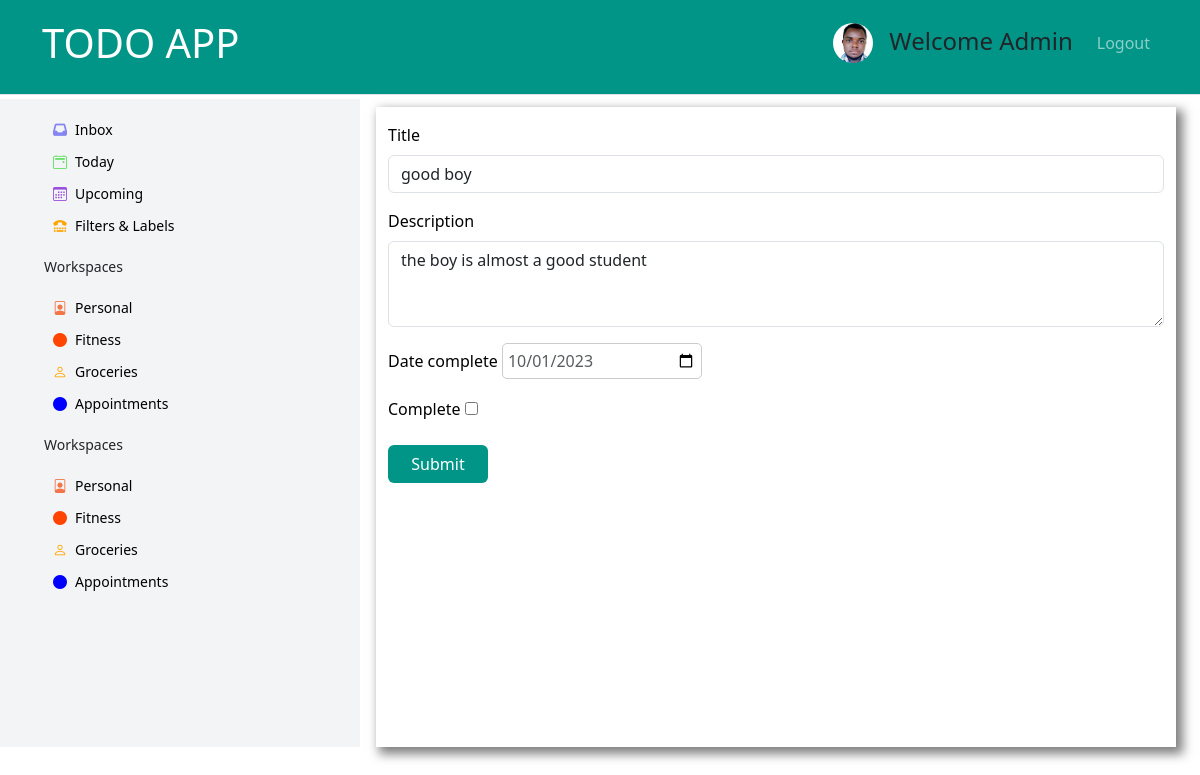
Page /update-task/12/ (signed in) on the committed database.
### myTodo/models.py (models this page shows, shortened)
class Task(models.Model):
    user = models.ForeignKey(User, on_delete=models.CASCADE, null=True, blank=True)
    title = models.CharField(max_length=200)
    description = models.TextField(null=True, blank=True)
    date_complete = models.DateField()
    time = models.TimeField(auto_now=True)
    complete = models.BooleanField(default=False)
    class Meta:
        ordering = ['date_complete','complete']

### myTodo/views.py (the view)
# urls.py: path('update-task/<int:pk>/',TaskUpdate.as_view(), name='updateTask'),
class TaskUpdate(LoginRequiredMixin,UpdateView):
    model = Task
    template_name = "myTodo/input_form.html"
    fields = ['title','description','date_complete', 'complete']
    success_url = reverse_lazy('tasks')
    context_object_name= 'task'

### myTodo/templates/myTodo/input_form.html (shortened to what this page needs)
<!doctype html>
<html lang="en">
  <head>
    <link href="https://cdn.jsdelivr.net/npm/bootstrap@5.3.1/dist/css/bootstrap.min.css" rel="stylesheet">
    <link rel="stylesheet" href="https://cdnjs.cloudflare.com/ajax/libs/font-awesome/6.4.2/css/all.min.css" />
    <link rel="stylesheet" href="https://cdn.jsdelivr.net/npm/bootstrap-icons@1.10.2/font/bootstrap-icons.css">
    <link rel="stylesheet" href="/static/css/style.css">
  </head>
  <body>
    <nav class="navbar navbar-expand-lg navbar-dark border-bottom pb-3 position-sticky" style="background-color: #009587" >
        <div class="container">
            <a href="#" class="navbar-brand fs-1 fw-3 text-uppercase">TODO APP</a>
            <div class="collapse navbar-collapse" id="navbarSupportedContent">
                <ul class="navbar-nav ms-auto mb-2 mb-lg-0">
                    <li class="me-3">
                        <a href=""><img src="/static/image/dman450.jpg" alt="" class="img-height rounded-circle border-3 border-secondary " ></a>
                    </li>
                    <li class="nav-item me-3">
                        <h4 class="nav-list mt-1">Welcome Admin</h4>
                    </li>
                    <li class="nav-item ">
                        <a href="#" class="nav-link">Logout</a>
                    </li>
                </ul>
            </div>
        </div>
    </nav>
    <section class="text-center text-sm-start mt-1">
        <div class="container-fluid">
            <div class="row" style="height: 80vh;">
                <div class="col-2 d-none d-md-block position-sticky bgs" style="background-color:#F3F4F5; width: 30%;">
                    <div>
                    <ul class="mt-3 fw-medium" style="width: 100%; font-size: 14px;">
                        <li class="side-list">
                            <a href="#" class="py-3  rounded-2 w-100 mb-2 side-links"> <i class="fa fa-inbox me-2" style="color: rgb(133, 133, 241);" aria-hidden="true"></i>Inbox</a>
                        </li>
                        <li class="side-list">
                            <a href="#" class="py-3  rounded-2 w-100 mb-2 side-links"><i class="bi bi-calendar2-event me-2" style="color: rgb(97, 224, 97);"></i>Today</a>
                        </li>
                        <li class="side-list">
                            <a href="#" class="py-3  rounded-2 w-100 mb-2 side-links"><i class="bi bi-calendar3 me-2" style="color: rgb(153, 80, 221);"></i>Upcoming</a>
                        </li>
                        <li class="side-list">
                            <a href="#" class="py-3  rounded-2 w-100 mb-2 side-links"><i class="fa fa-tty me-2" style="color: orange;" aria-hidden="true"></i>Filters & Labels</a>
                        </li>
                    </ul>
                    </div>
                    <div class="mt-3">
                        <ul class="fw-medium" style="width: 100%; font-size: 14px;">
                            <p>Workspaces</p>
                            <li class="side-list">
                                <a href="#" class="py-3 w-100 mb-2 side-links"><i class="bi bi-file-person me-2" style="color: rgb(242, 118, 72);"></i>Personal</a>
                            </li>
                            <li class="side-list">
                                <a href="#" class="py-3  rounded-2 w-100 mb-2 side-links"> <i class="bi bi-circle-fill me-2" style="color: orangered;"></i>Fitness</a>
                            </li>
                            <li class="side-list">
                                <a href="#" class="py-3  rounded-2 w-100 mb-2 side-links"><i class="bi bi-person me-2" style="color:orange;"></i>Groceries</a>
                            </li>
                            <li class="side-list">
                                <a href="#" class="py-3  rounded-2 w-100 mb-2 side-links"><i class="bi bi-circle-fill me-2" style="color: blue;"></i>Appointments</a>
                            </li>
                        </ul>
                    </div>
                        <div class="mt-3">
                            <ul class="fw-medium" style="width: 100%; font-size: 14px;">
                                <p>Workspaces</p>
                                <li class="side-list">
                                    <a href="#" class="py-3 w-100 mb-2 side-links"><i class="bi bi-file-person me-2" style="color: rgb(242, 118, 72);"></i>Personal</a>
                                </li>
                                <li class="side-list">
                                    <a href="#" class="py-3  rounded-2 w-100 mb-2 side-links"> <i class="bi bi-circle-fill me-2" style="color: orangered;"></i>Fitness</a>
                                </li>
                                <li class="side-list">
                                    <a href="#" class="py-3  rounded-2 w-100 mb-2 side-links"><i class="bi bi-person me-2" style="color:orange;"></i>Groceries</a>
                                </li>
                                <li class="side-list">
                                    <a href="#" class="py-3  rounded-2 w-100 mb-2 side-links"><i class="bi bi-circle-fill me-2" style="color: blue;"></i>Appointments</a>
                                </li>
                            </ul>
                        </div>
                </div>
                <div class="col-12 col-md-8 mt-2 mx-3" style="height: 100%; color: black; box-shadow: 5px 5px 10px 2px rgba(0, 0, 0, 0.5);">
                    <form action="" method="POST">
                    <div class="mb-3 mt-3">
                        <label for="exampleFormControlInput1" class="form-label">{{form.title.label}}</label>
                        <input type="text" class="form-control" id="exampleFormControlInput1" name="{{form.title.name}}" value="{% if form.title.value %}{{ form.title.value }}{% endif %}">
                      </div>
                      <div class="mb-3">
                        <label for="exampleFormControlTextarea1" class="form-label">{{form.description.label}}</label>
                        <textarea class="form-control" id="exampleFormControlTextarea1" rows="3" name="{{form.description.name}}">{% if form.description.value %}{{form.description.value}}{% endif %}</textarea>
                      </div>
                        <div class="mb-3 flex flex-row">
                            <label for="calendarField" class="form-label">{{ form.date_complete.label }}</label>
                            <input type="date" id="calendar" name="{{ form.date_complete.name }}" class="calendar-input" id="calendarField" value="{{ form.instance.date_complete|date:'Y-m-d' }}">
                        </div>
                      <div class="mb-3">
                        <label for="Formcheckbox1" class="form-label">{{form.complete.label}}</label>
                        <input type="checkbox" class="" id="Formcheckbox1" name="{{form.complete.name}}" value="{{form.complete.value}}">
                      </div>
                      <input class="btn detele-mainBtn" type="submit" value="Submit" >
                    </form>
                </div>
            </div>
        </div>
    </section>
  </body>
</html>

### myTodo/static/css/style.css (style rules this page uses)
.img-height { height: 40px; }
a { text-decoration: none !important; }
.side-list { list-style:none; padding: 4px; margin-top: 3px; width: 100%; }
.side-links { color: black; margin-left: 5px; }
.calendar-input { width: 200px; padding: 5px; font-size: 16px; border: 1px solid #ccc; border-radius: 5px; color: #595C5F; }
.detele-mainBtn { background-color: #009587; width: 100px; color: #fff; }

### rows in the picture
Task: title "good boy", description "the boy is almost a good student", date_complete "10/01/2023"
